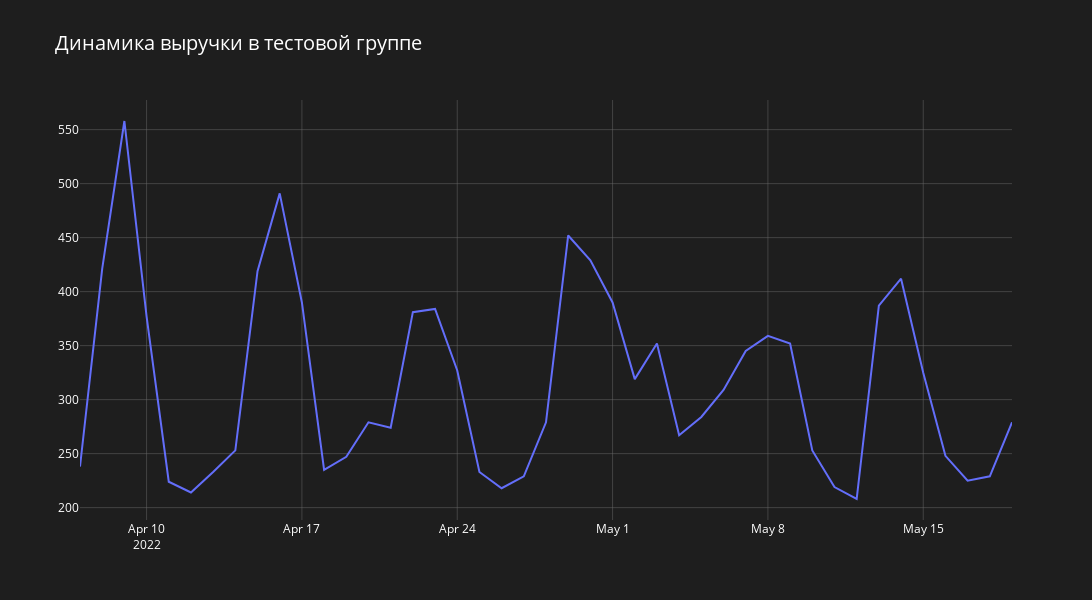
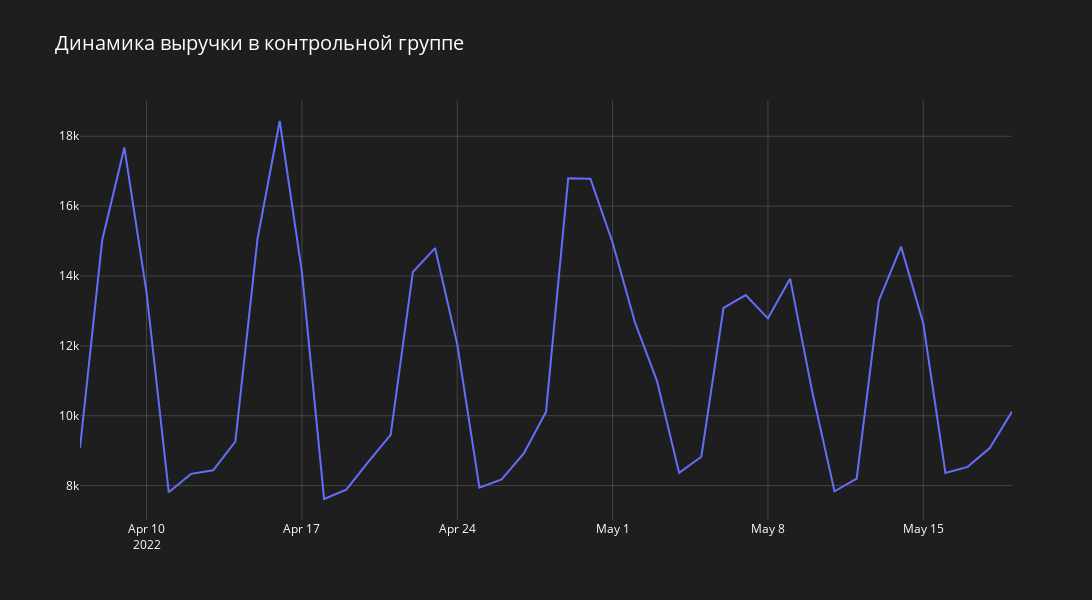

Notebook cell for these charts, in order:
### Code cell
#создается словарь со стилизацией графиков для plotly
axis_props = dict(showgrid = True,
                gridcolor = '#696969',
                gridwidth = 0.5
                )

#создается экземпляр класса Figure из plotly.go для выручки из тестовой группы
dynamic_tickets_tst = go.Figure()

dynamic_tickets_tst.add_trace(go.Scatter(x=tickets_by_dt_tst['Date'],
                             y=tickets_by_dt_tst['tickets'],
                             mode='lines',
                             name='Line 1'))


dynamic_tickets_tst.update_layout(title = 'Динамика выручки в тестовой группе',
                            plot_bgcolor = '#1e1e1e',
                            paper_bgcolor = '#1e1e1e',
                            title_font_color="#fff",
                            font_color = '#fff',
                            title_font_size = 20,
                            xaxis = axis_props,
                            yaxis = axis_props,
                            width = 1550,
                            height = 600)


#создается экземпляр класса Figure из plotly.go для выпручки из контрольной группы
dynamic_tickets_ctrl = go.Figure()

dynamic_tickets_ctrl.add_trace(go.Scatter(x=tickets_by_dt_ctrl['Date'],
                             y=tickets_by_dt_ctrl['tickets'],
                             mode='lines',
                             name='Line 1'))


dynamic_tickets_ctrl.update_layout(title = 'Динамика выручки в контрольной группе',
                            plot_bgcolor = '#1e1e1e',
                            paper_bgcolor = '#1e1e1e',
                            title_font_color="#fff",
                            font_color = '#fff',
                            title_font_size = 20,
                            xaxis = axis_props,
                            yaxis = axis_props,
                            width = 1550,
                            height = 600)

#выводятся два графика
dynamic_tickets_tst.show()

dynamic_tickets_ctrl.show()

### Figure 1 — Plotly figure (JSON) as saved in the notebook; plotly's stock layout.template omitted (floating-point values rounded to 4 significant figures)
{"data": [{"mode": "lines", "name": "Line 1", "type": "scatter", "x": ["2022-04-07T00:00:00+00:00", "2022-04-08T00:00:00+00:00", "2022-04-09T00:00:00+00:00", "2022-04-10T00:00:00+00:00", "2022-04-11T00:00:00+00:00", "2022-04-12T00:00:00+00:00", "2022-04-13T00:00:00+00:00", "2022-04-14T00:00:00+00:00", "2022-04-15T00:00:00+00:00", "2022-04-16T00:00:00+00:00", "2022-04-17T00:00:00+00:00", "2022-04-18T00:00:00+00:00", "2022-04-19T00:00:00+00:00", "2022-04-20T00:00:00+00:00", "2022-04-21T00:00:00+00:00", "2022-04-22T00:00:00+00:00", "2022-04-23T00:00:00+00:00", "2022-04-24T00:00:00+00:00", "2022-04-25T00:00:00+00:00", "2022-04-26T00:00:00+00:00", "2022-04-27T00:00:00+00:00", "2022-04-28T00:00:00+00:00", "2022-04-29T00:00:00+00:00", "2022-04-30T00:00:00+00:00", "2022-05-01T00:00:00+00:00", "2022-05-02T00:00:00+00:00", "2022-05-03T00:00:00+00:00", "2022-05-04T00:00:00+00:00", "2022-05-05T00:00:00+00:00", "2022-05-06T00:00:00+00:00", "2022-05-07T00:00:00+00:00", "2022-05-08T00:00:00+00:00", "2022-05-09T00:00:00+00:00", "2022-05-10T00:00:00+00:00", "2022-05-11T00:00:00+00:00", "2022-05-12T00:00:00+00:00", "2022-05-13T00:00:00+00:00", "2022-05-14T00:00:00+00:00", "2022-05-15T00:00:00+00:00", "2022-05-16T00:00:00+00:00", "2022-05-17T00:00:00+00:00", "2022-05-18T00:00:00+00:00", "2022-05-19T00:00:00+00:00"], "y": [238, 421, 558, 377, 224, 214, 233, 253, 419, 491, 390, 235, 247, 279, 274, 381, 384, 327, 233, 218, 229, 279, 452, 429, 390, 319, 352, 267, 284, 309, 345, 359, 352, 253, 219, 208, 387, 412, 325, 248, 225, 229, 279]}], "layout": {"font": {"color": "#fff"}, "height": 600, "paper_bgcolor": "#1e1e1e", "plot_bgcolor": "#1e1e1e", "title": {"font": {"color": "#fff", "size": 20}, "text": "Динамика выручки в тестовой группе"}, "width": 1550, "xaxis": {"gridcolor": "#696969", "gridwidth": 0.5, "showgrid": true}, "yaxis": {"gridcolor": "#696969", "gridwidth": 0.5, "showgrid": true}}}

### Figure 2 — Plotly figure (JSON) as saved in the notebook; plotly's stock layout.template omitted (floating-point values rounded to 4 significant figures)
{"data": [{"mode": "lines", "name": "Line 1", "type": "scatter", "x": ["2022-04-07T00:00:00+00:00", "2022-04-08T00:00:00+00:00", "2022-04-09T00:00:00+00:00", "2022-04-10T00:00:00+00:00", "2022-04-11T00:00:00+00:00", "2022-04-12T00:00:00+00:00", "2022-04-13T00:00:00+00:00", "2022-04-14T00:00:00+00:00", "2022-04-15T00:00:00+00:00", "2022-04-16T00:00:00+00:00", "2022-04-17T00:00:00+00:00", "2022-04-18T00:00:00+00:00", "2022-04-19T00:00:00+00:00", "2022-04-20T00:00:00+00:00", "2022-04-21T00:00:00+00:00", "2022-04-22T00:00:00+00:00", "2022-04-23T00:00:00+00:00", "2022-04-24T00:00:00+00:00", "2022-04-25T00:00:00+00:00", "2022-04-26T00:00:00+00:00", "2022-04-27T00:00:00+00:00", "2022-04-28T00:00:00+00:00", "2022-04-29T00:00:00+00:00", "2022-04-30T00:00:00+00:00", "2022-05-01T00:00:00+00:00", "2022-05-02T00:00:00+00:00", "2022-05-03T00:00:00+00:00", "2022-05-04T00:00:00+00:00", "2022-05-05T00:00:00+00:00", "2022-05-06T00:00:00+00:00", "2022-05-07T00:00:00+00:00", "2022-05-08T00:00:00+00:00", "2022-05-09T00:00:00+00:00", "2022-05-10T00:00:00+00:00", "2022-05-11T00:00:00+00:00", "2022-05-12T00:00:00+00:00", "2022-05-13T00:00:00+00:00", "2022-05-14T00:00:00+00:00", "2022-05-15T00:00:00+00:00", "2022-05-16T00:00:00+00:00", "2022-05-17T00:00:00+00:00", "2022-05-18T00:00:00+00:00", "2022-05-19T00:00:00+00:00"], "y": [9077, 15026, 17677, 13526, 7808, 8335, 8437, 9258, 15059, 18437, 14119, 7616, 7882, 8685, 9450, 14113, 14799, 12049, 7941, 8178, 8919, 10111, 16798, 16787, 14958, 12690, 10999, 8364, 8825, 13084, 13455, 12788, 13923, 10677, 7838, 8198, 13292, 14841, 12647, 8362, 8536, 9076, 10122]}], "layout": {"font": {"color": "#fff"}, "height": 600, "paper_bgcolor": "#1e1e1e", "plot_bgcolor": "#1e1e1e", "title": {"font": {"color": "#fff", "size": 20}, "text": "Динамика выручки в контрольной группе"}, "width": 1550, "xaxis": {"gridcolor": "#696969", "gridwidth": 0.5, "showgrid": true}, "yaxis": {"gridcolor": "#696969", "gridwidth": 0.5, "showgrid": true}}}
